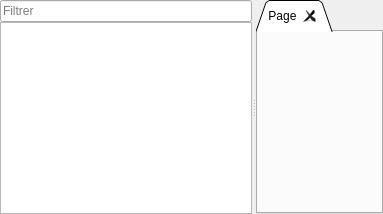
  <widget class="QWidget" name="centralWidget">
   <layout class="QGridLayout" name="gridLayout_2">
    <property name="leftMargin">
     <number>0</number>
    </property>
    <property name="topMargin">
     <number>0</number>
    </property>
    <property name="rightMargin">
     <number>0</number>
    </property>
    <property name="bottomMargin">
     <number>0</number>
    </property>
    <property name="spacing">
     <number>0</number>
    </property>
    <item row="0" column="0">
     <widget class="QSplitter" name="splitter">
      <property name="orientation">
       <enum>Qt::Horizontal</enum>
      </property>
      <widget class="QWidget" name="widget_2" native="true">
       <property name="minimumSize">
        <size>
         <width>150</width>
         <height>0</height>
        </size>
       </property>
       <property name="maximumSize">
        <size>
         <width>350</width>
         <height>16777215</height>
        </size>
       </property>
       <property name="styleSheet">
        <string notr="true">#widget_2{
padding : 0 px;
margin : 0 px;
}</string>
       </property>
       <layout class="QGridLayout" name="gridLayout_3">
        <property name="leftMargin">
         <number>0</number>
        </property>
        <property name="topMargin">
         <number>0</number>
        </property>
        <property name="rightMargin">
         <number>0</number>
        </property>
        <property name="bottomMargin">
         <number>0</number>
        </property>
        <property name="spacing">
         <number>0</number>
        </property>
        <item row="0" column="0">
         <widget class="QLineEdit" name="Filtre">
          <property name="minimumSize">
           <size>
            <width>150</width>
            <height>0</height>
           </size>
          </property>
          <property name="placeholderText">
           <string>Filtrer</string>
          </property>
         </widget>
        </item>
        <item row="1" column="0">
         <widget class="QTreeView" name="List_Outils"/>
        </item>
       </layout>
      </widget>
      <widget class="QWidget" name="Globalwidget" native="true">
       <property name="styleSheet">
        <string notr="true">#widget
{
margin : 0 px;
padding : 0 px;
}</string>
       </property>
       <layout class="QGridLayout" name="gridLayout">
        <property name="leftMargin">
         <number>0</number>
        </property>
        <property name="topMargin">
         <number>0</number>
        </property>
        <property name="rightMargin">
         <number>0</number>
        </property>
        <property name="bottomMargin">
         <number>0</number>
        </property>
        <property name="spacing">
         <number>0</number>
        </property>
        <item row="0" column="0">
         <widget class="QTabWidget" name="tabWidget">
          <property name="tabPosition">
           <enum>QTabWidget::North</enum>
          </property>
          <property name="tabShape">
           <enum>QTabWidget::Triangular</enum>
          </property>
          <property name="currentIndex">
           <number>0</number>
          </property>
          <property name="tabsClosable">
           <bool>true</bool>
          </property>
          <property name="movable">
           <bool>true</bool>
          </property>
          <widget class="QWidget" name="tab">
           <attribute name="title">
            <string>Page</string>
           </attribute>
          </widget>
         </widget>
        </item>
       </layout>
      </widget>
     </widget>
    </item>
   </layout>
  </widget>
